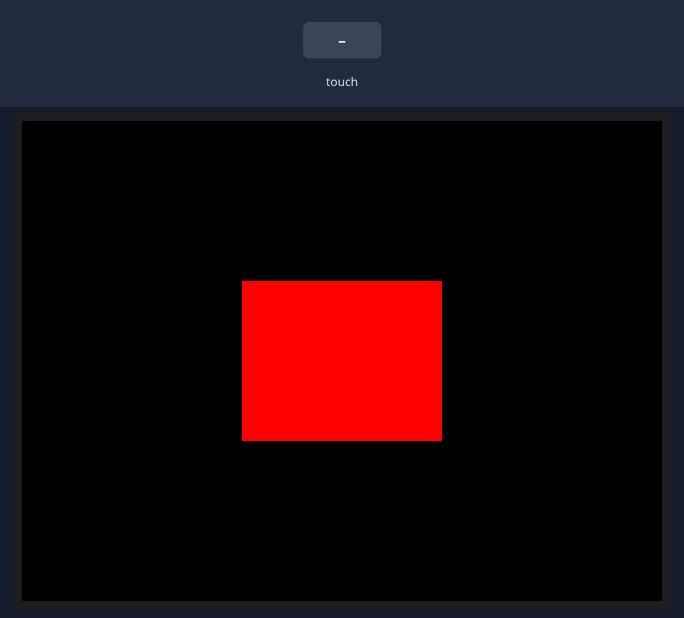
Bench run of a program on a simulated ESP8266 (NodeMCU). Parts: 320×240 colour display. The inputs (shaded band) are chosen by the test bench. What the program prints to the serial monitor is not drawn.

Above: at 1.4 s.
1.5 s: touch panel pressed at 38 % / 50 % of its raw x / y range
At 1.55 s:
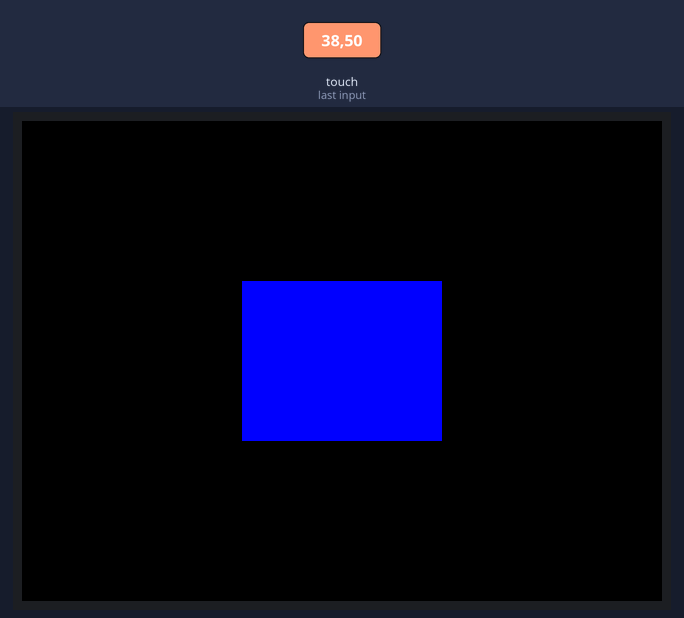
Timing chart, 0 to 4.5 s (numbered marks = the images above; inputs shaded):
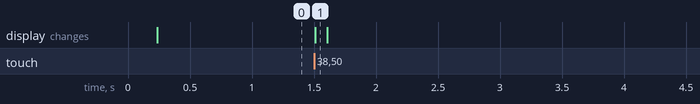

Measured:
- after the input at 1.5 s, the display: changes at once (image 1)

The program:

main.cpp
```cpp
#include <Arduino.h>
#include <SPI.h>
#include <Adafruit_GFX.h>
#include <Adafruit_ILI9341.h>
#include <Adafruit_STMPE610.h>

void drawButton();
void checkButtonPress(int x, int y);

#define STMPE_CS 16
#define TFT_CS 0
#define TFT_DC 15
#define SD_CS 2

// This is calibration data for the raw touch data to the screen coordinates
#define TS_MINX 3800
#define TS_MAXX 100
#define TS_MINY 100
#define TS_MAXY 3750

Adafruit_ILI9341 tft = Adafruit_ILI9341(TFT_CS, TFT_DC);
Adafruit_STMPE610 ts = Adafruit_STMPE610(STMPE_CS);

// This is calibration data for the raw touch data to the screen coordinates
#define TS_MINX 3800
#define TS_MAXX 100
#define TS_MINY 100
#define TS_MAXY 3750

int x = 0;
int y = 0;
int z = 0;

void setup()
{
  Serial.begin(9600);
  delay(10);

  if (!ts.begin())
  {
    Serial.println("Couldn't start touchscreen controller");
    while (1)
      ;
  }

  tft.begin();
  tft.setRotation(1);
  tft.fillScreen(ILI9341_BLACK);

  drawButton();
}

void loop()
{

  if (ts.touched())
  {
    TS_Point p = ts.getPoint();
    // Scale from ~0->4000 to tft.width using the calibration #'s
    p.x = map(p.x, TS_MINX, TS_MAXX, 0, tft.width());
    p.y = map(p.y, TS_MINY, TS_MAXY, 0, tft.height());

    if (p.x != x || p.y != y)
    {
      x = p.x;
      y = p.y;
      z = p.z;
      checkButtonPress(x, y);
      Serial.println("Last touch-Coordinates");
      Serial.print("X = ");
      Serial.print(x);
      Serial.print("\tY = ");
      Serial.println(y);
      Serial.print("\tPressure = ");
      Serial.println(z);
    }
  }
}

void drawButton()
{
  tft.setCursor(110, 80);
  // tft.setTextColor(ILI9341_WHITE);
  // tft.setTextSize(1);
  // tft.println("Hello World!");

  tft.fillRect(110, 80, 100, 80, ILI9341_RED);
}

void checkButtonPress(int x, int y)
{
  if (x >= 110 && x <= 210 && y >= 80 && y <= 160)
  {
    tft.fillRect(110, 80, 100, 80, ILI9341_BLUE);
    delay(100);
    tft.fillRect(110, 80, 100, 80, ILI9341_RED);
  }
}
```
